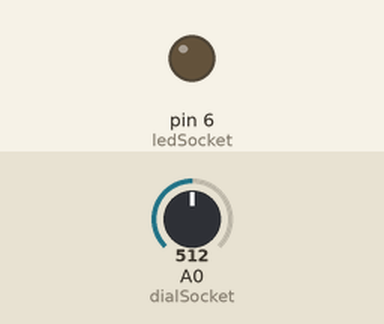
Simulated run of this sketch. Board: Arduino Uno, built with avr-gcc and run on an emulated ATmega328P. Shown: output pins drawn as LEDs (lit = HIGH). The inputs (shaded band) are chosen by the test bench; at power-on: A0 (dialSocket) = 512.

Above: at 1.2 s.
1.3 s: A0 (dialSocket) set to 716
At 1.8 s:
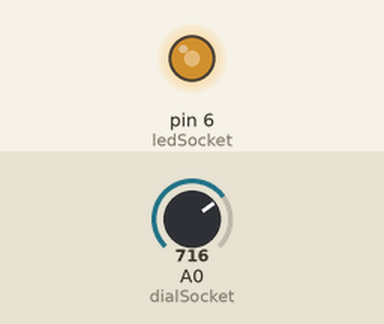
2.8 s: A0 (dialSocket) set to 900
At 4.0 s:
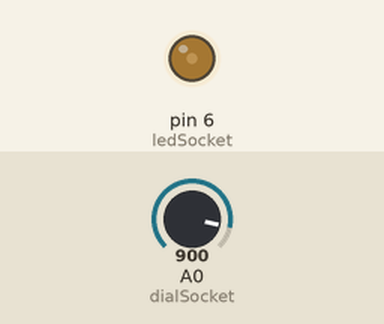
4.3 s: A0 (dialSocket) set to 511
At 5.3 s:
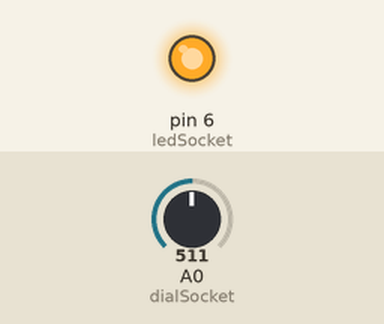
5.8 s: A0 (dialSocket) set to 306
At 6.4 s:
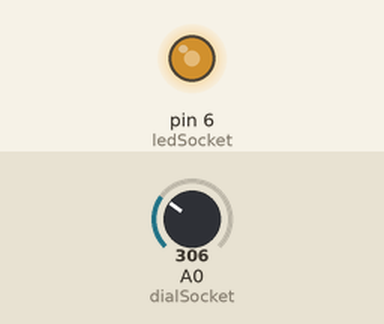
7.3 s: A0 (dialSocket) set to 122
At 8.7 s:
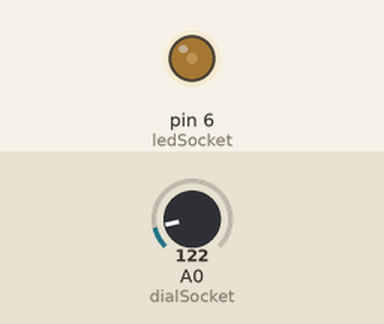
Timing chart, 0 to 9.8 s (numbered marks = the images above; inputs shaded):
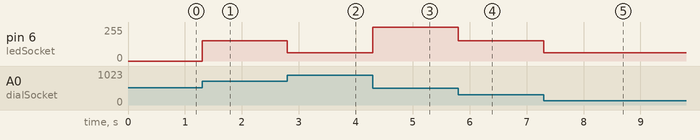

The sketch:

L_02_C_06.ino
```cpp
const int ledSocket = 6;
const int dialSocket = A0;
int dialReading;

void setup() {
  pinMode(ledSocket, OUTPUT);
  pinMode(dialSocket, INPUT);
}

void loop() {
  dialReading = analogRead(dialSocket);
  if (dialReading < 512){
    analogWrite(ledSocket, dialReading/2);
  }
  if (dialReading > 512){
    analogWrite(ledSocket, 255 - (dialReading-512)/2);
  }
}
```

Measured:
- after the input at 1.3 s, pin 6 (ledSocket): 0/255 → 153/255 at once
- after the input at 2.8 s, pin 6 (ledSocket): 153/255 → 61/255 at once
- after the input at 4.3 s, pin 6 (ledSocket): 61/255 → 255/255 at once
- after the input at 5.8 s, pin 6 (ledSocket): 255/255 → 153/255 at once
- after the input at 7.3 s, pin 6 (ledSocket): 153/255 → 61/255 at once
